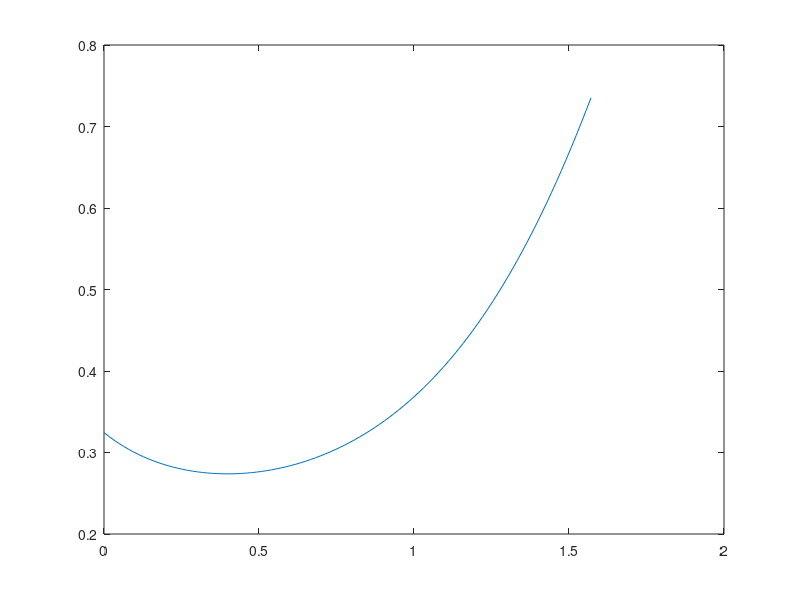

This chart was generated by the following MATLAB code: (Note: this script raises an error after producing the figure.)

%% a uppgift
a = pi/6;
n = 1.5;

% h??rledd f??r hand + s211 i boken
d = @(x) x + asin(n.*sin(a - asin(sin(x)./n))) - a;

x = linspace(0, pi/2);
y = d(x);

plot(x,y)

%% b uppgift
% zinkdopat kronglas
a1 = 1.517;
a2 = 10.72;

% tungt flintglas
b1 = 1.653;
b2 = 10.27;

% ber??kna brytningsindex
n = @(l) a1 + a2./l;
m = @(l) a1 + a2./l;
% dess v??gl??ngder kikar vi p??
ls = [450 540 600 700];
% ber??kna n f??r dessa
ns = n(ls)
ms = m(ls)
% ny funktion d??r man kan ??ndra n
d1 = @(x, n) x + asin(n.*sin(a - asin(sin(x)./n))) - a;

y1 = d1(x, ns(1));
y2 = d1(x, ns(2));
y3 = d1(x, ns(3));
y4 = d1(x, ns(4));

z1 = d1(x, ms(1));
z2 = d1(x, ms(2));
z3 = d1(x, ms(3));
z4 = d1(x, ms(4));

tiledlayout(2,1)
ax1 = nexttile;
ax1.Title.String = "Zinkdopat kronglas"
ax1.XLabel.String = "Infallsvinkel \theta rad"
ax1.YLabel.String = "Avl?nkningsvinkel \delta rad"
hold on
plot(x, y1, 'b-')
plot(x, y2, 'g-')
plot(x, y3, 'y-')
plot(x, y4, 'r-')
hold off

ax2 = nexttile;
ax2.Title.String = "Tungt flintglas"
ax2.XLabel.String = "Infallsvinkel \theta rad"
ax2.YLabel.String = "Avl?nkningsvinkel \delta rad"
hold on
plot(x, z1, 'b-')
plot(x, z2, 'g-')
plot(x, z3, 'y-')
plot(x, z4, 'r-')
hold off
